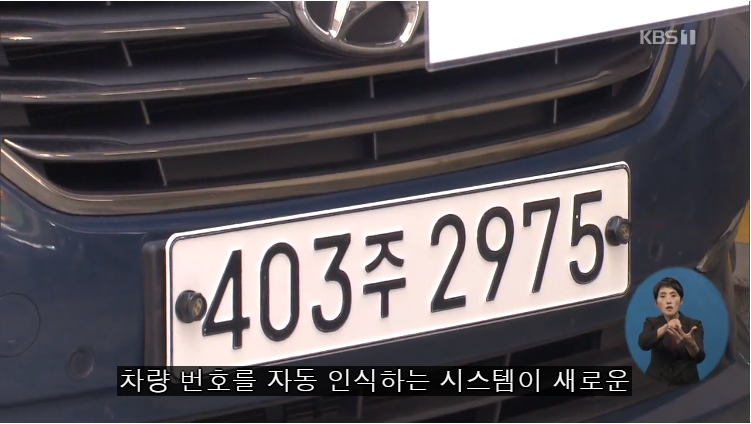
#> input picture base/403_2975.PNG, 751 x 424 px, found by its file name
$ python test_process_pers_20200703143810.py
#> lines starting #> are read from the running program, lines starting #| are printed output that depends on the picture
import numpy as np
import cv2

def transform():
    img = cv2.imread('./base/403_2975.png', cv2.IMREAD_COLOR)
#> img is the input picture: shape (424, 751, 3); mean B, G, R 92.6, 88.3, 92.9
    h, w = img.shape[:2]
#> h = 424; w = 751

    # pts1 = np.float32([[0,0], [300,0], [0,300],[300,300]])
    # pts2 = np.float32([[0,0], [300,0], [28, 387], [379, 390]])

    pts1 = np.float32([[604,189],[202,350],[604,285]])
    pts2 = np.float32([[1000,249],[202,350],[1000,350]])
    m = cv2.getAffineTransform(pts1, pts2)
    img2 = cv2.warpAffine(img, m, (w, h))
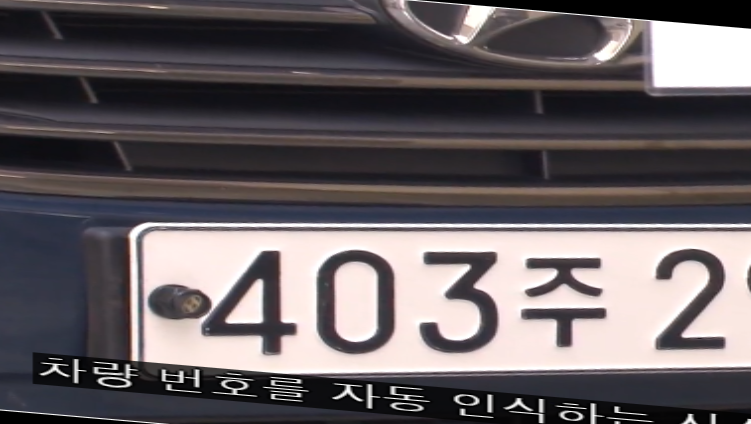
#> img2: shape (424, 751, 3); mean B, G, R 98.8, 95.7, 102.4
    cv2.imshow('origin', img)
    cv2.imshow('perssssibal', img2)
    cv2.waitKey(0)

transform()
